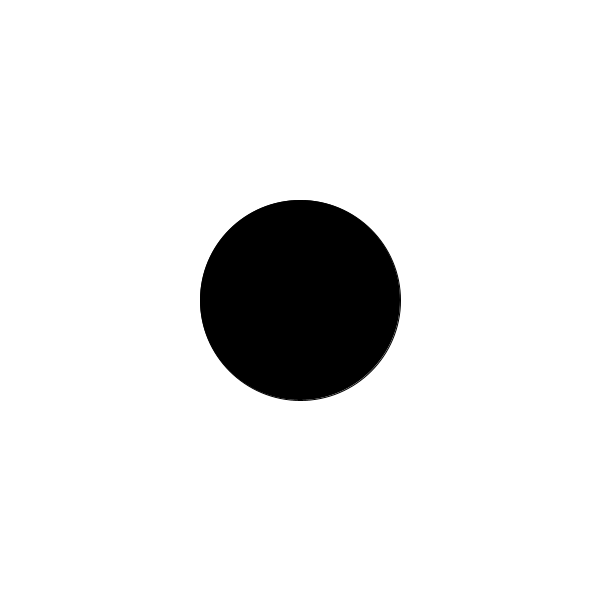
Frame 1 (no input)
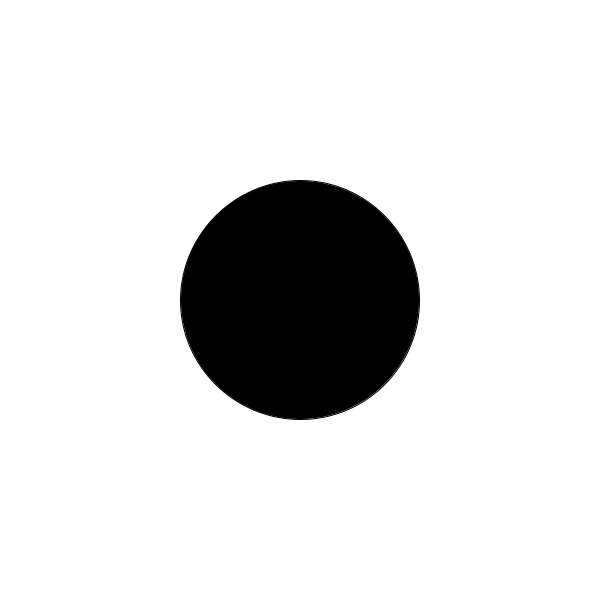
Frame 60 (the mouse pressed at the canvas centre just before this capture)
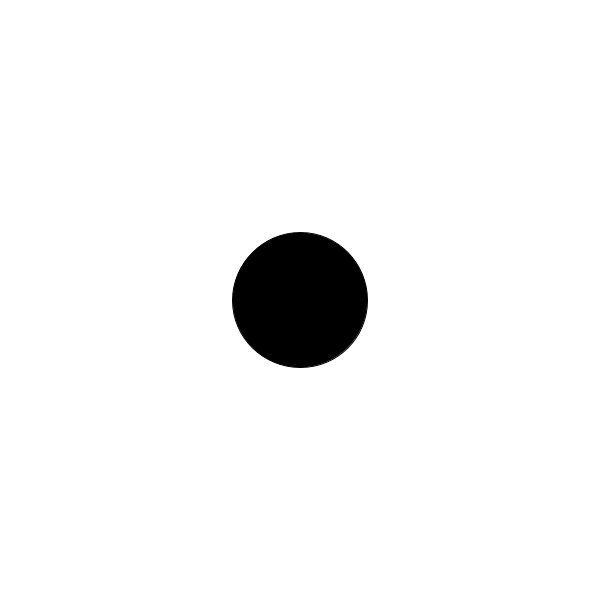
Frame 120 (the mouse held since frame 60 and released just before this capture)

The Processing sketch that drew these frames (run headless with seeded random() and noise(); from frame 60 on, the mouse is pressed at the canvas centre):

// Processing sketch: sketch_0502
// ── sketch_0502.pde
float angle = 0;
float speed = 0.05;

void setup() {
  size(600, 600);
  fill(0);
}

void draw() {
  background(255);
  float x = width / 2;
  float y = height / 2;
  float radius = 100 + sin(angle) * 100;
  angle += speed;
  
  circle(x, y, radius * 2); // third arg is diameter in processing
}
